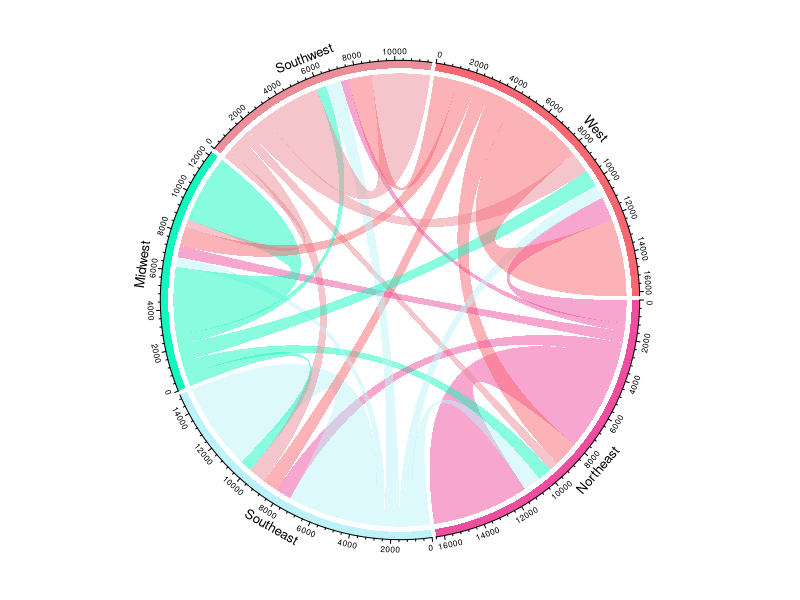
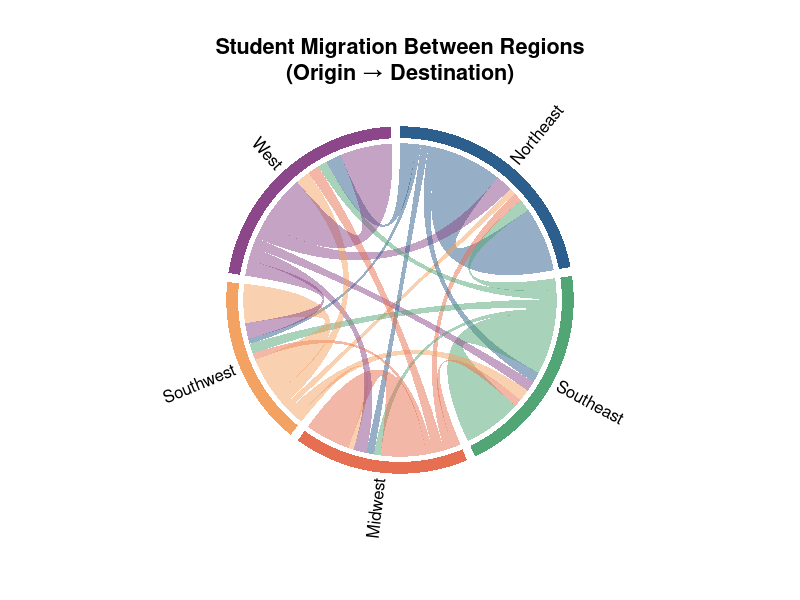
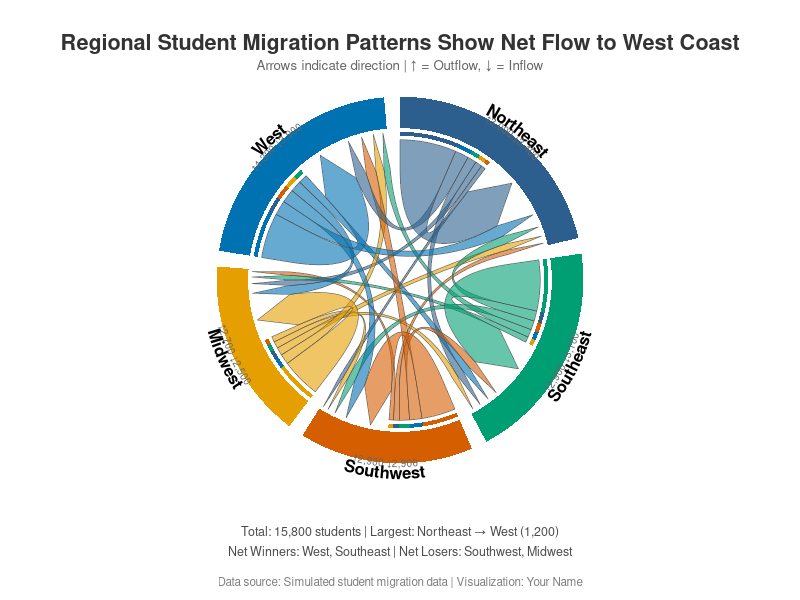
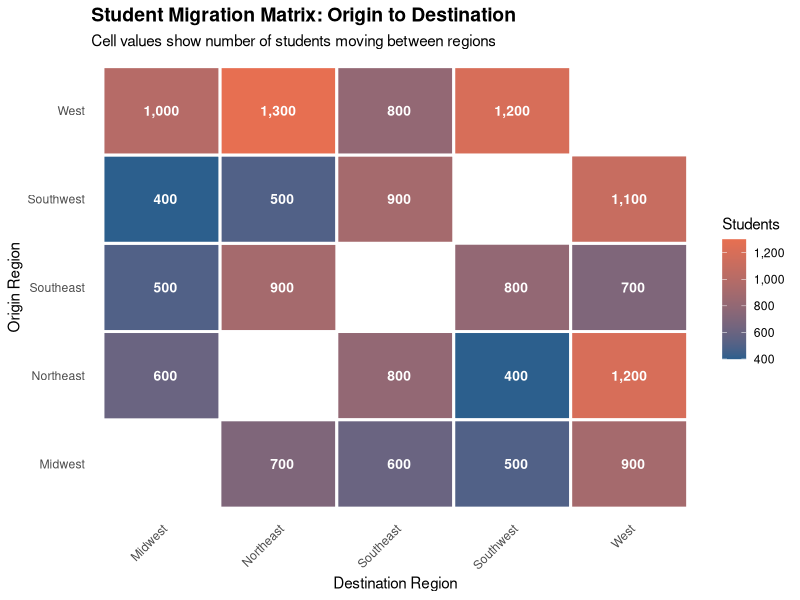

Here is the R script that generated these plots, in order:
## ---- chunk 1
#| label: setup
#| message: false
#| warning: false

# Load required libraries
library(tidyverse)   # For data manipulation
library(circlize)    # For chord diagrams
library(scales)      # For formatting

# Create sample data: student migration between regions
regions <- c("Northeast", "Southeast", "Midwest", "Southwest", "West")

# Create a migration matrix
set.seed(42)
migration_matrix <- matrix(
  c(
    5000, 800, 600, 400, 1200,   # From Northeast
    900, 4500, 500, 800, 700,    # From Southeast
    700, 600, 3500, 500, 900,    # From Midwest
    500, 900, 400, 3000, 1100,   # From Southwest
    1300, 800, 1000, 1200, 4000  # From West
  ),
  nrow = 5, byrow = TRUE
)

rownames(migration_matrix) <- regions
colnames(migration_matrix) <- regions

# Convert to data frame for easier viewing
migration_df <- as.data.frame(migration_matrix)
rownames(migration_df) <- regions

# Preview the data
head(migration_df)
## ---- chunk 2
#| label: chart-basic
#| fig-width: 8
#| fig-height: 8

# Create basic chord diagram
chordDiagram(migration_matrix)  # Create chord diagram from matrix
## ---- chunk 3
#| label: chart-intermediate
#| fig-width: 8
#| fig-height: 8

# Define color palette for regions
region_colors <- c(
  "Northeast" = "#2C5F8D",
  "Southeast" = "#52A675", 
  "Midwest" = "#E76F51",
  "Southwest" = "#F4A261",
  "West" = "#8B4789"
)

# Set circlize parameters
circos.clear()
circos.par(
  start.degree = 90,              # Start at top
  gap.degree = 3                  # Gap between sectors
)

# Create chord diagram with custom colors
chordDiagram(
  migration_matrix,
  grid.col = region_colors,       # Sector colors
  transparency = 0.5,             # Make chords semi-transparent
  annotationTrack = "grid",
  preAllocateTracks = list(
    track.height = 0.3            # Height for labels
  )
)

# Add region labels
circos.track(
  track.index = 1,
  panel.fun = function(x, y) {
    circos.text(
      CELL_META$xcenter, 
      CELL_META$ylim[1],
      CELL_META$sector.index,
      facing = "clockwise",
      niceFacing = TRUE,
      adj = c(0, 0.5),
      cex = 1
    )
  },
  bg.border = NA
)

# Add title with proper margins
par(mar = c(1, 1, 3, 1))  # Increase top margin for title
title("Student Migration Between Regions\n(Origin → Destination)", 
      cex.main = 1.3, font.main = 2, line = -1)

# Clear the plot
circos.clear()
## ---- chunk 4
#| label: chart-advanced
#| fig-width: 10
#| fig-height: 10

# Calculate flow statistics
total_out <- rowSums(migration_matrix) - diag(migration_matrix)
total_in <- colSums(migration_matrix) - diag(migration_matrix)
net_migration <- total_in - total_out

# Reorder regions by net migration
region_order <- names(sort(net_migration, decreasing = TRUE))

# Define enhanced color palette
region_colors_adv <- c(
  "West" = "#0072B2",
  "Northeast" = "#2C5F8D",
  "Southeast" = "#009E73",
  "Midwest" = "#E69F00",
  "Southwest" = "#D55E00"
)

# Clear and set parameters
circos.clear()
circos.par(
  start.degree = 90,
  gap.degree = 5,                          # Increase gap for clarity
  track.margin = c(0.01, 0.01),
  cell.padding = c(0.02, 1, 0.02, 1)
)

# Set plot margins for title and legend space
par(mar = c(6, 1, 4, 1))  # Increased bottom margin

# Create chord diagram with enhanced styling
chordDiagram(
  migration_matrix,
  order = region_order,                    # Order by net migration
  grid.col = region_colors_adv,
  transparency = 0.4,
  directional = 1,                         # Show direction
  direction.type = c("diffHeight", "arrows"),
  diffHeight = mm_h(2),                    # Height difference for direction
  link.arr.type = "big.arrow",             # Arrow style
  link.arr.length = 0.2,
  annotationTrack = "grid",                # Only grid track
  annotationTrackHeight = mm_h(8),         # Increased track height
  link.border = "gray30",                  # Border around chords
  link.lwd = 0.5,                          # Border width
  link.sort = TRUE,                        # Sort links
  link.largest.ontop = TRUE                # Put largest on top
)

# Add sector names and statistics in one track
circos.track(
  track.index = 1,
  panel.fun = function(x, y) {
    sector_name <- CELL_META$sector.index
    xcenter <- CELL_META$xcenter
    
    # Get inflow and outflow
    outflow <- format(round(total_out[sector_name]), big.mark = ",")
    inflow <- format(round(total_in[sector_name]), big.mark = ",")
    
    # Add region name
    circos.text(
      x = xcenter,
      y = CELL_META$cell.ylim[2] + mm_y(4),
      labels = sector_name,
      facing = "bending.outside",
      niceFacing = TRUE,
      cex = 1,
      font = 2,
      adj = c(0.5, 0)
    )
    
    # Add statistics on same line, smaller
    circos.text(
      x = xcenter,
      y = CELL_META$cell.ylim[2] + mm_y(1),
      labels = paste0("↑", outflow, " ↓", inflow),
      facing = "bending.outside",
      niceFacing = TRUE,
      cex = 0.6,
      col = "gray40",
      adj = c(0.5, 0)
    )
  },
  bg.border = NA
)

# Add title and subtitle
title(
  main = "Regional Student Migration Patterns Show Net Flow to West Coast",
  cex.main = 1.3,
  font.main = 2,
  col.main = "gray20",
  line = 1.5
)

# Add subtitle separately
mtext(
  "Arrows indicate direction | ↑ = Outflow, ↓ = Inflow",
  side = 3,
  line = 0.3,
  cex = 0.8,
  col = "gray40"
)

# Add summary statistics
mtext(
  paste0(
    "Total: ", 
    format(sum(migration_matrix) - sum(diag(migration_matrix)), big.mark = ","),
    " students | Largest: Northeast → West (",
    format(migration_matrix["Northeast", "West"], big.mark = ","),
    ")"
  ),
  side = 1,
  line = 2,
  cex = 0.75,
  col = "gray30"
)

mtext(
  "Net Winners: West, Southeast | Net Losers: Southwest, Midwest",
  side = 1,
  line = 3,
  cex = 0.75,
  col = "gray30"
)

# Add caption
mtext(
  "Data source: Simulated student migration data | Visualization: Your Name",
  side = 1,
  line = 4.5,
  cex = 0.7,
  col = "gray50"
)

# Clear
circos.clear()
## ---- chunk 5
#| label: bonus-heatmap
#| fig-width: 8
#| fig-height: 7

# Convert to long format
migration_long <- migration_matrix %>%
  as.data.frame() %>%
  rownames_to_column("from") %>%
  pivot_longer(-from, names_to = "to", values_to = "students") %>%
  filter(from != to)  # Remove diagonal

# Create heatmap
ggplot(migration_long, aes(x = to, y = from, fill = students)) +
  geom_tile(color = "white", linewidth = 1) +
  geom_text(aes(label = format(students, big.mark = ",")),
            color = "white", fontface = "bold", size = 3.5) +
  scale_fill_gradient(low = "#2C5F8D", high = "#E76F51",
                      name = "Students",
                      labels = comma_format()) +
  labs(
    title = "Student Migration Matrix: Origin to Destination",
    subtitle = "Cell values show number of students moving between regions",
    x = "Destination Region",
    y = "Origin Region"
  ) +
  theme_minimal() +
  theme(
    plot.title = element_text(face = "bold", size = 14),
    axis.text.x = element_text(angle = 45, hjust = 1),
    panel.grid = element_blank()
  )
